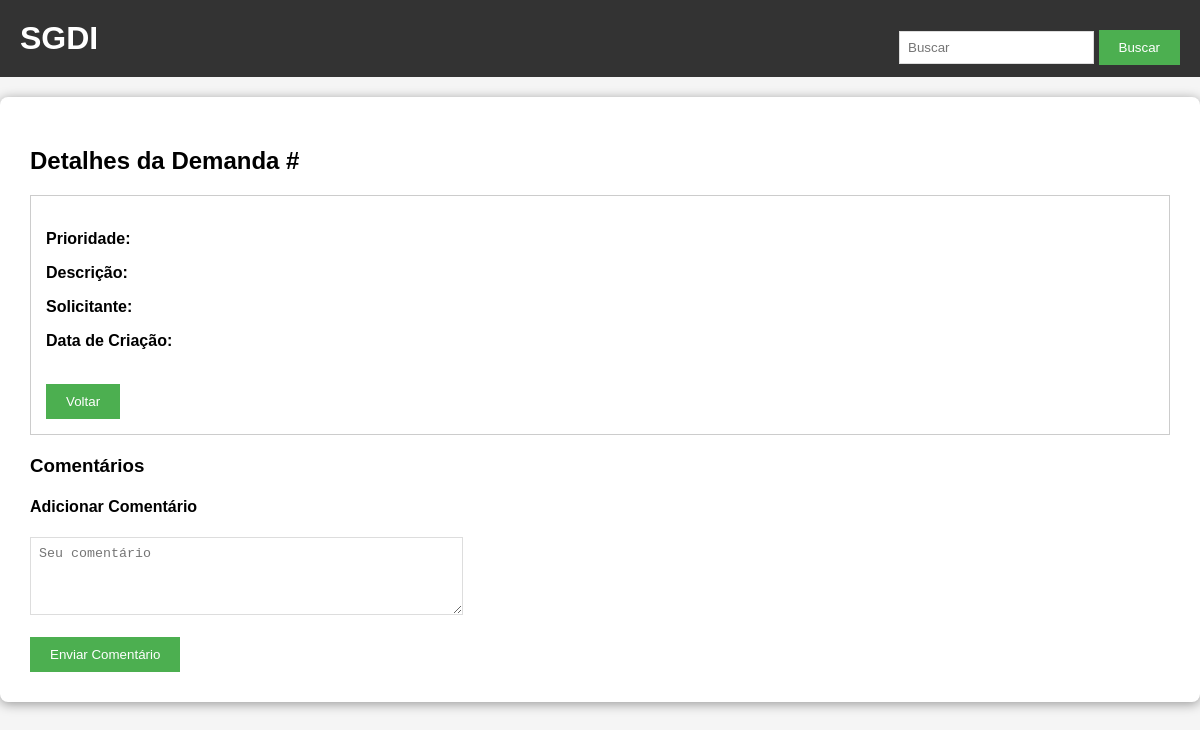
/detalhes/46 (signed in), run on an earlier commit of the app's database.
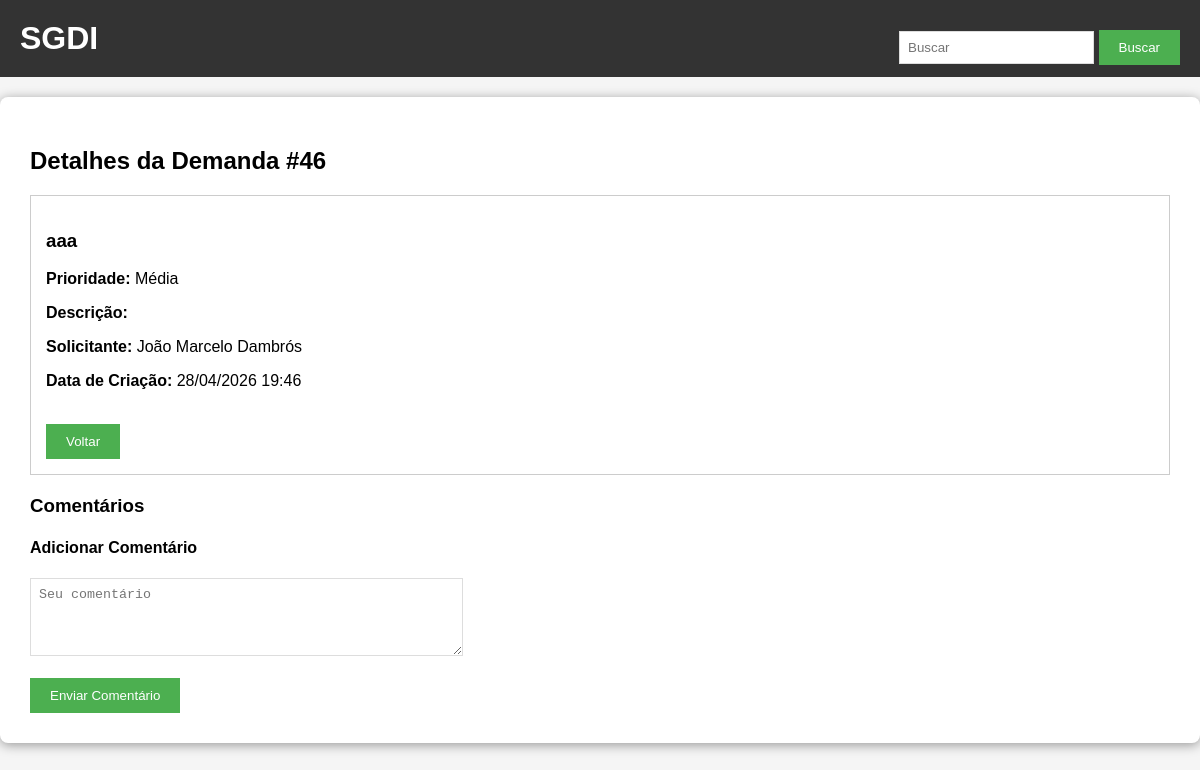
And on a later commit of the database.
### tables this page shows
CREATE TABLE demandas (
        id INTEGER PRIMARY KEY AUTOINCREMENT,
        titulo TEXT,
        descricao TEXT,
        solicitante TEXT,
        data_criacao TEXT,
        id_prioridade INTEGER,
        FOREIGN KEY (id_prioridade) REFERENCES prioridades(id)
    );

CREATE TABLE prioridades (
        id INTEGER PRIMARY KEY AUTOINCREMENT,
        peso INTEGER,
        valor TEXT
    );

### app.py (the view)
@app.route('/detalhes/<id>')
@login_required
def detalhes(id):
    conn = get_db()
    demanda = conn.execute('''
        SELECT d.*, p.valor as prioridade_nome
        FROM demandas d
        LEFT JOIN prioridades p ON d.id_prioridade = p.id
        WHERE d.id=?''', (id,)).fetchone()
    comentarios = conn.execute('SELECT * FROM comentarios WHERE demanda_id=?', (id,)).fetchall()
    conn.close()
    return render_template('detalhes.html', demanda=demanda, comentarios=comentarios)

### app.py (called while the page is built)
def get_db():
    conn = sqlite3.connect('demandas.db')
    conn.row_factory = sqlite3.Row
    return conn

def login_required(f):
    @wraps(f)
    def decorated(*args, **kwargs):
        if 'user_id' not in session:
            flash('Faça login para continuar.', 'warning')
            return redirect(url_for('auth.login'))
        return f(*args, **kwargs)
    return decorated

### templates/detalhes.html (shortened to what this page needs)
{% extends "base.html" %}
{% block content %}
<h2>Detalhes da Demanda #{{ demanda['id'] }}</h2>
<div style="border:1px solid #ccc; padding:15px; margin-bottom:20px;">
    <h3>{{ demanda['titulo'] }}</h3>
    <p><strong>Prioridade:</strong> {{ demanda['prioridade_nome'] }}</p>
    <p><strong>Descrição:</strong></p>
    <p><strong>Solicitante:</strong> {{ demanda['solicitante'] }}</p>
    <p><strong>Data de Criação:</strong> {{ demanda['data_criacao'] }}</p>
    <br>
    <a href="/"><button>Voltar</button></a>
</div>
<h3>Comentários</h3>
<h4>Adicionar Comentário</h4>
<form method="POST" action="/adicionar_comentario/{{ demanda['id'] }}">
    <textarea name="comentario" rows="4" cols="50" placeholder="Seu comentário" required></textarea><br><br>
    <button type="submit">Enviar Comentário</button>
</form>
{% endblock %}

What changed in the data, as far as the page shows it:
added demandas: id "46", titulo "aaa", solicitante "João Marcelo Dambrós", data_criacao "28/04/2026 19:46"
now on this page (row unchanged): prioridades: prioridade_nome "Média"
